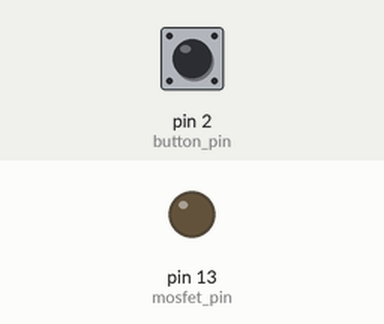
Recording of a sketch running on a simulated Arduino Uno, built with avr-gcc and run on an emulated ATmega328P. Shown: output pins drawn as LEDs (lit = HIGH). Dashed ring = blinking. The inputs (shaded band) are chosen by the test bench; at power-on: pin 2 (button_pin) HIGH. What the sketch prints to the serial monitor is not drawn.

Above: at 1.2 s.
1.3 s: pin 2 (button_pin) pulled LOW for 1 s
At 2.9 s:
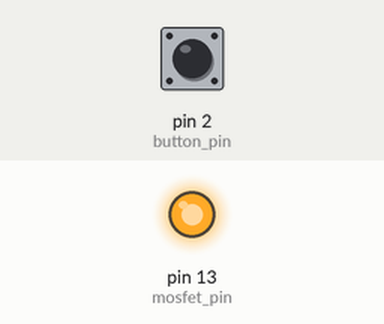
3.8 s: pin 2 (button_pin) pulled LOW for 0.15 s
At 4.9 s:
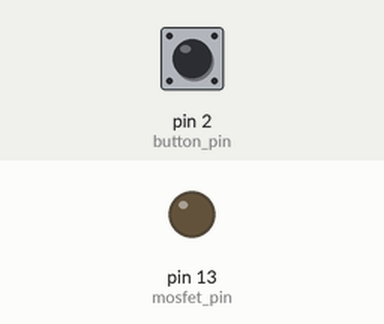
5.4 s: pin 2 (button_pin) pulled LOW for 3.2 s
At 5.5 s:
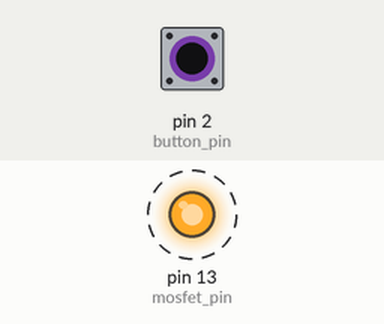
Timing chart, 0 to 9.9 s (numbered marks = the images above; inputs shaded):
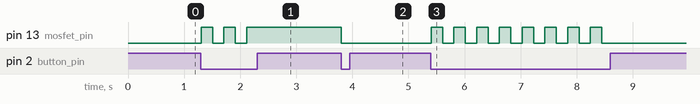

Measured:
- after the input at 1.3 s, pin 13 (mosfet_pin): alternates HIGH for 0.20 s and LOW for 0.20 s, 5 changes in all, then stays HIGH, starting at once
- after the input at 3.8 s, pin 13 (mosfet_pin): HIGH → LOW at once
- after the input at 5.4 s, pin 13 (mosfet_pin): alternates HIGH for 0.20 s and LOW for 0.20 s, 16 changes in all, then stays LOW, starting at once

The sketch:

pump.ino
```cpp
#define button_pin 2
#define mosfet_pin 13

boolean pump = 0; // State of the relay

unsigned long last_click = 0;

void setup() {
    Serial.begin(9600);
    pinMode(button_pin, INPUT_PULLUP);
    pinMode(mosfet_pin, OUTPUT);
}

void loop() {
    boolean button = !digitalRead(button_pin);

    if(button == 1 && millis() - last_click > 200){
        last_click = millis();

        pump = !pump;
    }

    Serial.println(pump);

    digitalWrite(mosfet_pin, pump);
}
```
